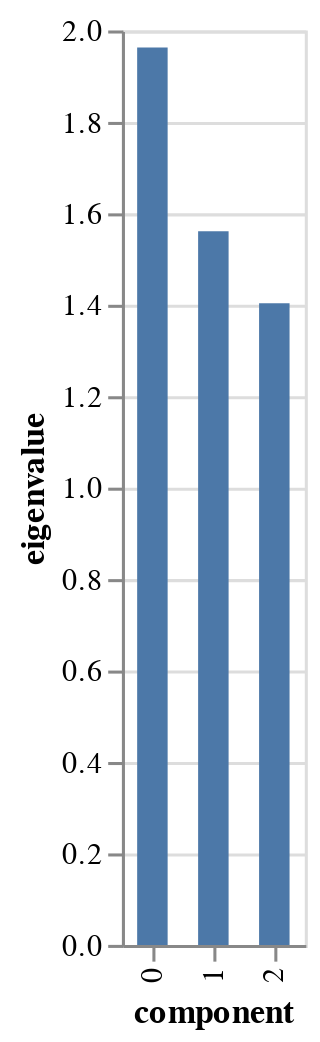

Write notebook code for a chart like this one.
### Markdown cell above
Eigenvalues can also be visualized with a [scree plot](https://www.wikiwand.com/en/Scree_plot).

### Code cell
pca.scree_plot()

### Figure 1 — Vega-Lite specification as saved in the notebook (floating-point values rounded to 4 significant figures)
{"config": {"view": {"continuousWidth": 300, "continuousHeight": 300}}, "data": {"name": "data-254ddc04e9b0076d8d40ed5aa9f32c29"}, "mark": {"type": "bar", "size": 10}, "encoding": {"tooltip": [{"field": "component", "type": "nominal"}, {"field": "eigenvalue", "type": "quantitative"}, {"field": "% of variance", "type": "quantitative"}, {"field": "% of variance (cumulative)", "type": "quantitative"}], "x": {"field": "component", "type": "nominal"}, "y": {"field": "eigenvalue", "type": "quantitative"}}, "$schema": "https://vega.github.io/schema/vega-lite/v5.20.1.json", "datasets": {"data-254ddc04e9b0076d8d40ed5aa9f32c29": [{"component": "0", "eigenvalue": 1.963, "% of variance": 24.54, "% of variance (cumulative)": 24.54}, {"component": "1", "eigenvalue": 1.561, "% of variance": 19.51, "% of variance (cumulative)": 44.05}, {"component": "2", "eigenvalue": 1.403, "% of variance": 17.54, "% of variance (cumulative)": 61.59}]}}
